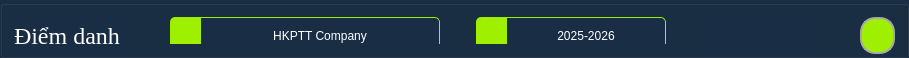
   <widget class="QGroupBox" name="header">
    <property name="geometry">
     <rect>
      <x>210</x>
      <y>0</y>
      <width>870</width>
      <height>58</height>
     </rect>
    </property>
    <property name="minimumSize">
     <size>
      <width>0</width>
      <height>58</height>
     </size>
    </property>
    <property name="maximumSize">
     <size>
      <width>16777215</width>
      <height>58</height>
     </size>
    </property>
    <property name="styleSheet">
     <string notr="true">background-color: #192E44;</string>
    </property>
    <property name="title">
     <string/>
    </property>
    <layout class="QHBoxLayout" name="horizontalLayout_2">
     <item>
      <widget class="QLabel" name="header_title">
       <property name="minimumSize">
        <size>
         <width>120</width>
         <height>37</height>
        </size>
       </property>
       <property name="maximumSize">
        <size>
         <width>120</width>
         <height>37</height>
        </size>
       </property>
       <property name="font">
        <font>
         <family>Times New Roman</family>
         <pointsize>18</pointsize>
         <weight>50</weight>
         <italic>false</italic>
         <bold>false</bold>
        </font>
       </property>
       <property name="styleSheet">
        <string notr="true">color: white;
font: 18pt &quot;Times New Roman&quot;;</string>
       </property>
       <property name="text">
        <string>Điểm danh</string>
       </property>
      </widget>
     </item>
     <item>
      <spacer name="horizontalSpacer_4">
       <property name="orientation">
        <enum>Qt::Horizontal</enum>
       </property>
       <property name="sizeType">
        <enum>QSizePolicy::Fixed</enum>
       </property>
       <property name="sizeHint" stdset="0">
        <size>
         <width>30</width>
         <height>20</height>
        </size>
       </property>
      </spacer>
     </item>
     <item>
      <spacer name="horizontalSpacer_5">
       <property name="orientation">
        <enum>Qt::Horizontal</enum>
       </property>
       <property name="sizeType">
        <enum>QSizePolicy::Expanding</enum>
       </property>
       <property name="sizeHint" stdset="0">
        <size>
         <width>276</width>
         <height>20</height>
        </size>
       </property>
      </spacer>
     </item>
     <item>
      <widget class="QSplitter" name="company">
       <property name="orientation">
        <enum>Qt::Horizontal</enum>
       </property>
       <property name="handleWidth">
        <number>0</number>
       </property>
       <widget class="QPushButton" name="pushButton_4">
        <property name="minimumSize">
         <size>
          <width>30</width>
          <height>37</height>
         </size>
        </property>
        <property name="maximumSize">
         <size>
          <width>30</width>
          <height>37</height>
         </size>
        </property>
        <property name="styleSheet">
         <string notr="true">background-color: #9FEF00;
padding-left: 30px;
background-image: url(D:/NMCNPM/checking_attendance_system/fe/Image_and_icon/icons8-user-30.png); 
background-repeat: no-repeat;
background-position: left center;;
border-top-left-radius: 5px;
border-bottom-left-radius: 5px;</string>
        </property>
        <property name="text">
         <string/>
        </property>
       </widget>
       <widget class="QPushButton" name="btn_company_name">
        <property name="minimumSize">
         <size>
          <width>240</width>
          <height>37</height>
         </size>
        </property>
        <property name="maximumSize">
         <size>
          <width>240</width>
          <height>37</height>
         </size>
        </property>
        <property name="styleSheet">
         <string notr="true">border: 1px solid #9FEF00;
border-top-right-radius: 5px;
border-bottom-right-radius: 5px;
color: white;
font: 12pt &quot;Times New Roman&quot;;</string>
        </property>
        <property name="text">
         <string>HKPTT Company</string>
        </property>
       </widget>
      </widget>
     </item>
     <item>
      <spacer name="horizontalSpacer_3">
       <property name="orientation">
        <enum>Qt::Horizontal</enum>
       </property>
       <property name="sizeType">
        <enum>QSizePolicy::Fixed</enum>
       </property>
       <property name="sizeHint" stdset="0">
        <size>
         <width>30</width>
         <height>20</height>
        </size>
       </property>
      </spacer>
     </item>
     <item>
      <widget class="QSplitter" name="time">
       <property name="orientation">
        <enum>Qt::Horizontal</enum>
       </property>
       <property name="handleWidth">
        <number>0</number>
       </property>
       <widget class="QPushButton" name="pushButton_6">
        <property name="minimumSize">
         <size>
          <width>30</width>
          <height>37</height>
         </size>
        </property>
        <property name="maximumSize">
         <size>
          <width>30</width>
          <height>37</height>
         </size>
        </property>
        <property name="styleSheet">
         <string notr="true">background-color: #9FEF00;
padding-left: 30px;
background-image: url(D:/NMCNPM/checking_attendance_system/fe/Image_and_icon/icons8-user-30.png); 
background-repeat: no-repeat;
background-position: left center;;
border-top-left-radius: 5px;
border-bottom-left-radius: 5px;</string>
        </property>
        <property name="text">
         <string/>
        </property>
       </widget>
       <widget class="QPushButton" name="btn_year">
        <property name="minimumSize">
         <size>
          <width>160</width>
          <height>37</height>
         </size>
        </property>
        <property name="maximumSize">
         <size>
          <width>160</width>
          <height>37</height>
         </size>
        </property>
        <property name="styleSheet">
         <string notr="true">border: 1px solid #9FEF00;
border-top-right-radius: 5px;
border-bottom-right-radius: 5px;
color: white;
font: 12pt &quot;Times New Roman&quot;;</string>
        </property>
        <property name="text">
         <string>2025-2026</string>
        </property>
       </widget>
      </widget>
     </item>
     <item>
      <spacer name="horizontalSpacer_2">
       <property name="orientation">
        <enum>Qt::Horizontal</enum>
       </property>
       <property name="sizeType">
        <enum>QSizePolicy::Fixed</enum>
       </property>
       <property name="sizeHint" stdset="0">
        <size>
         <width>30</width>
         <height>20</height>
        </size>
       </property>
      </spacer>
     </item>
     <item>
      <widget class="QSplitter" name="splitter_3">
       <property name="minimumSize">
        <size>
         <width>0</width>
         <height>37</height>
        </size>
       </property>
       <property name="maximumSize">
        <size>
         <width>126</width>
         <height>16777215</height>
        </size>
       </property>
       <property name="styleSheet">
        <string notr="true">margin: 2px;
</string>
       </property>
       <property name="orientation">
        <enum>Qt::Horizontal</enum>
       </property>
       <property name="handleWidth">
        <number>1</number>
       </property>
       <widget class="QLabel" name="btn_add">
        <property name="minimumSize">
         <size>
          <width>40</width>
          <height>0</height>
         </size>
        </property>
        <property name="maximumSize">
         <size>
          <width>40</width>
          <height>16777215</height>
         </size>
        </property>
        <property name="layoutDirection">
         <enum>Qt::LeftToRight</enum>
        </property>
        <property name="styleSheet">
         <string notr="true">
background-image: url(D:/NMCNPM/checking_attendance_system/fe/Image_and_icon/icons8-plus-30.png); 
background-repeat: no-repeat;
background-position: center center;
</string>
        </property>
        <property name="text">
         <string/>
        </property>
        <property name="alignment">
         <set>Qt::AlignCenter</set>
        </property>
       </widget>
       <widget class="QLabel" name="btn_search">
        <property name="minimumSize">
         <size>
          <width>40</width>
          <height>0</height>
         </size>
        </property>
        <property name="maximumSize">
         <size>
          <width>40</width>
          <height>16777215</height>
         </size>
        </property>
        <property name="layoutDirection">
         <enum>Qt::LeftToRight</enum>
        </property>
        <property name="styleSheet">
         <string notr="true">background-image: url(D:/NMCNPM/checking_attendance_system/fe/Image_and_icon/icons8-search-30.png); 
background-repeat: no-repeat;
background-position: center center;
</string>
        </property>
        <property name="text">
         <string/>
        </property>
        <property name="alignment">
         <set>Qt::AlignCenter</set>
        </property>
        <property name="margin">
         <number>0</number>
        </property>
        <property name="indent">
         <number>-1</number>
        </property>
        <property name="openExternalLinks">
         <bool>false</bool>
        </property>
       </widget>
       <widget class="QLabel" name="btn_bell">
        <property name="minimumSize">
         <size>
          <width>40</width>
          <height>0</height>
         </size>
        </property>
        <property name="maximumSize">
         <size>
          <width>40</width>
          <height>16777215</height>
         </size>
        </property>
        <property name="styleSheet">
         <string notr="true">padding-left: 30px;
background-image: url(D:/NMCNPM/checking_attendance_system/fe/Image_and_icon/icons8-bell-40.png); 
background-repeat: no-repeat;
background-position: center center;
</string>
        </property>
        <property name="text">
         <string/>
        </property>
       </widget>
      </widget>
     </item>
     <item>
      <spacer name="horizontalSpacer">
       <property name="orientation">
        <enum>Qt::Horizontal</enum>
       </property>
       <property name="sizeType">
        <enum>QSizePolicy::Fixed</enum>
       </property>
       <property name="sizeHint" stdset="0">
        <size>
         <width>30</width>
         <height>20</height>
        </size>
       </property>
      </spacer>
     </item>
     <item>
      <widget class="QPushButton" name="btn_admin">
       <property name="minimumSize">
        <size>
         <width>35</width>
         <height>37</height>
        </size>
       </property>
       <property name="maximumSize">
        <size>
         <width>35</width>
         <height>37</height>
        </size>
       </property>
       <property name="styleSheet">
        <string notr="true">background-color: #9FEF00;
padding-left: 30px;
background-image: url(D:/NMCNPM/checking_attendance_system/fe/Image_and_icon/icons8-user-30.png); 
background-repeat: no-repeat;
background-position: left center;;
border-radius: 15px;
border: 2px solid #a7a7a7;</string>
       </property>
       <property name="text">
        <string/>
       </property>
      </widget>
     </item>
    </layout>
   </widget>
